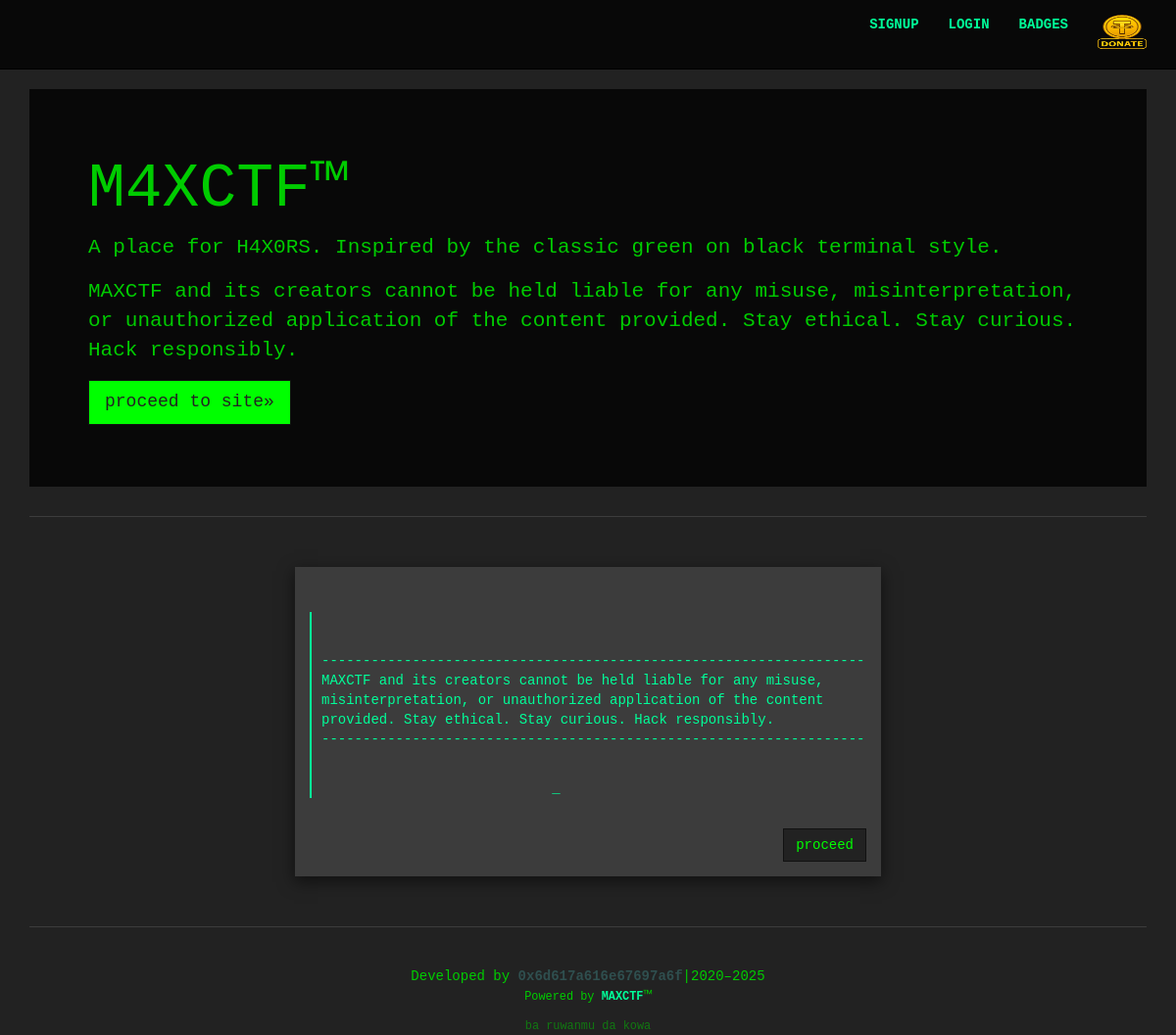
The app's page /indexx.php with its own data.
### tables this page shows
CREATE TABLE `site` (
  `id` int(11) NOT NULL,
  `sitename` varchar(100) NOT NULL,
  `header` varchar(300) NOT NULL,
  `header2` varchar(1500) NOT NULL,
  `about` varchar(5000) NOT NULL,
  `disclaimer` varchar(1500) NOT NULL
);

### indexx.php (called while the page is built)
<?php include 'header3.php';
include 'disclaimer.php';
include 'footer.php';
?>

### disclaimer.php (the view)
<hr>
        <div class="row">
            <div class="col-md-12">
                <div class="modal">
                    <div class="modal-dialog">
                        <div class="modal-content">
                            <div class="modal-header">
                            </div>
                            <div class="modal-body">
                                <div class="terminal-scroll">
                                <p>------------------------------------------------------------------<br><?php echo $header2; ?><br>------------------------------------------------------------------</p>
                            </div>
                        </div>
                            <div class="modal-footer">
                                <a href="home.php"><button type="button" class="btn btn-default" data-dismiss="modal">proceed</button></a>
                            </div>
                        </div>
                    </div>
                </div>
            </div>
        </div>

### header3.php (shortened to what this page needs)
<?php
$querysite = "SELECT * FROM site";
    $result = mysqli_query($conn,$querysite) or die(mysqli_error($conn));
    if (mysqli_num_rows($result) > 0)
    {
        while($row=mysqli_fetch_array($result))
        {
            $header=$row['header'];
            $header2=$row['header2'];
            $suna=$row['sitename'];
        }
    }
?>
<!DOCTYPE html>
<html>
<head>
    <link href="css/hacker.css" rel="stylesheet">
    <link href="css/alert.css" rel="stylesheet">
</head>
<body>
    <nav class="navbar navbar-default navbar-static-top">
        <div class="container">
            <div id="navbar" class="navbar-collapse collapse">
                <ul class="nav navbar-nav navbar-right">
    <li><a href="reg"><span class="text-green">SIGNUP</span></a></li>
    <li><a href="login"><span class="text-green">LOGIN</span></a></li>
    <li><a href="rankprogression"><span class="text-green">BADGES</span></a></li>
    <li>
        <a href="https://reddit.com/r/itsaunixsystem" target="_blank">
            <img src="img/donate.png" width="50" height="35" alt="Donor Badge" style="margin-bottom:5px;">
        </a>
    </li>
</ul>
            </div>
        </div>
    </nav>
    <div class="container">
         <?php
$currentPage = basename($_SERVER['PHP_SELF']);
$allowedPages = ['index.php'];
if (!in_array($currentPage, $allowedPages)) {
?>
        <div class="jumbotron">
            <h1><?php echo $suna; ?></h1>
            <p><?php echo $header; ?> </p>
            <p><?php echo $header2; ?></p>
            <p>
                <a class="btn btn-lg btn-primary" href="home" role="button">proceed to site»</a>
            </p>
        </div>
<?php } ?>

### css/alert.css (style rules this page uses)
.terminal-scroll { font-family: 'Courier New', monospace; color: #00ff99; white-space: pre-wrap; overflow: hidden; border-left: 2px solid #00ff99; padding-left: 10px; animation: typing 4s steps(60, end), blink 0.8s step-end infinite; }
.terminal-scroll::after { content: '_'; animation: blink-cursor 1s steps(2, start) infinite; }
.text-green { color: #00ff99; font-weight: bold; }

### header3.php (style rules this page uses)
.modal { position: relative; top: auto; right: auto; left: auto; bottom: auto; z-index: 1; display: block; }

### records on screen
site: sitename "M4XCTF™", header "A place for H4X0RS. Inspired by the classic green on black terminal style.", header2 "MAXCTF and its creators cannot be held liable for any misuse, misinterpretation, or unauthorized application of the content provided. Stay ethical. Stay curious. Hack responsibly."
